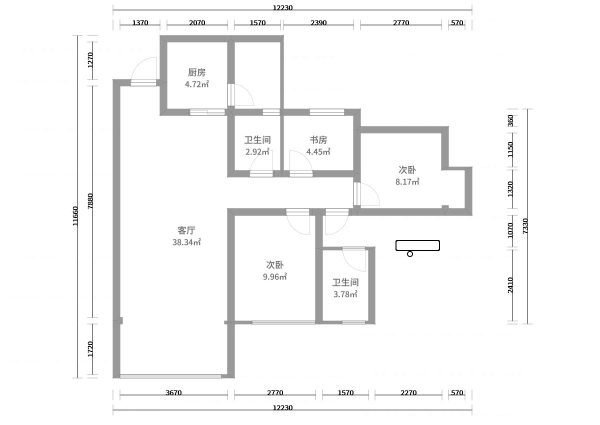
#> input picture test/KJLtest/1.png, 1200 x 850 px (shown at 1/2 size)
$ python -i Get_ruler.py   (imports and definitions only)
#> lines starting #> are read from the running program, lines starting #| are printed output that depends on the picture; after the words box and inside, x2 and y2 are one past the last pixel; in counts of white or black regions, pixels touching at a corner belong together
# -*- coding: utf-8 -*-
import cv2
import numpy as np

def getLine(gray_src):
    # [4 lines of commented-out code are left out]
    gray_src = cv2.bitwise_not(gray_src)
    binary_src = cv2.adaptiveThreshold(gray_src, 255, cv2.ADAPTIVE_THRESH_MEAN_C, cv2.THRESH_BINARY, 15, -2)
    #提取水平线
    hline = cv2.getStructuringElement(cv2.MORPH_RECT, ((int(gray_src.shape[1]/8)), 1), (-1, -1))

    # 提取垂直线
    vline = cv2.getStructuringElement(cv2.MORPH_RECT, (1, (int(gray_src.shape[0]/8))), (-1, -1))

    temp = cv2.erode(binary_src, vline)
    dst1 = cv2.dilate(temp, vline)
    dst1 = cv2.morphologyEx(binary_src, cv2.MORPH_OPEN, vline)
    dst1 = cv2.bitwise_not(dst1)

    temp2 = cv2.erode(binary_src, hline)
    dst2 = cv2.dilate(temp2, hline)
    dst2 = cv2.morphologyEx(binary_src, cv2.MORPH_OPEN, hline)
    dst2 = cv2.bitwise_not(dst2)

    # [4 lines of commented-out code are left out]

    return dst1,dst2


#返回从上向下，从左到右找到的第一个点的纵坐标
# [50 lines left out: functions find_top_left_x, find_bottom_left_x, find_top_right_x, find_bottom_right_x, find_x_left, find_x_right, not called in this run]


#得到上比例尺的所有直线起点坐标
def get_top_ruler_line_start(img,x_max,y_max):
    x=[]
    y=[]
    count=0
    for i in range(1,y_max):
        if(count>=1):
            break
        for j in range(1,x_max):
            if (img[i,j]==0):
                y.append(i)
                x.append(j)
                count=count+1
            else:
                continue
            break
    return x,y

#得到下比例尺的所有直线起点坐标
def get_down_ruler_line_start(img,x_max,y_max):
    x=[]
    y=[]
    count=0
    for i in range(y_max-1,0,-1):
        if(count>=1):
            break
        for j in range(0,x_max):
            if (img[i,j]==0):
                y.append(i)
                x.append(j)
                count=count+1
            else:
                continue
            break
    return x,y

# [45 lines left out: functions Is_start2, get_left_ruler_line_start, get_right_ruler_line_start, not called in this run]


#得到上下比例尺的水平直线的y坐标，即下一步需要扫描沿该方向扫描端点
def get_top_down_y(img):
    #image=cv2.imread(filename,0)
    #ret,image = cv2.threshold(image,thre,255,cv2.THRESH_BINARY)
    image1,image2=getLine(img)
    # [9 lines of commented-out code are left out]
    y_max=int(len(img))
    x_max=int(len(img[0]))
    x1,y1=get_top_ruler_line_start(image2,x_max,y_max)
    x2,y2=get_down_ruler_line_start(image2,x_max,y_max)
  #  x1,y1=delete_repeat(x1,y1)
  #  x2,y2=delete_repeat(x2,y2)
    #return x_top,y_top,x_down,y_down
    return y1,y2


#得到左右比例尺中直线的的x坐标，即下一步需要扫描沿该方向扫描端点
# [370 lines left out: functions get_left_right_x, get_top_y_correct, get_down_y_correct, get_left_x_correct, get_right_x_correct, sumPoint1_ and 24 more, not called in this run]

>>> import cv2
>>> picture = cv2.imread('../test/KJLtest/1.png', cv2.IMREAD_GRAYSCALE)
#> picture is the input picture: shape (850, 1200); min 0, max 255, mean 246.8
>>> result = get_top_down_y(picture)
#> in getLine, `gray_src = cv2.bitwise_not(gray_src)`:
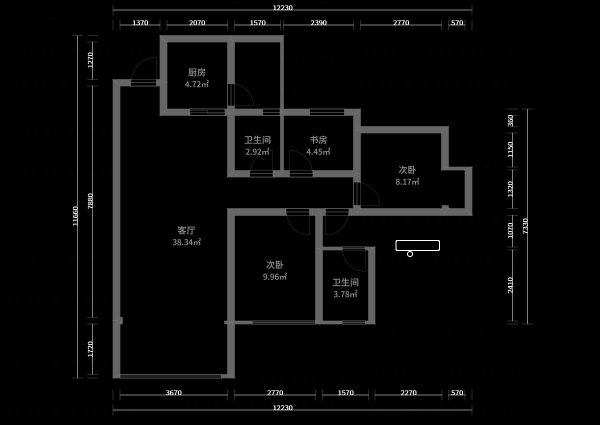
#> gray_src: shape (850, 1200) (shown at 1/2 size); min 0, max 255, mean 8.2
#> in getLine, `binary_src = cv2.adaptiveThreshold(gray_src, 255, cv2.ADAPTIVE_THRESH_..`:
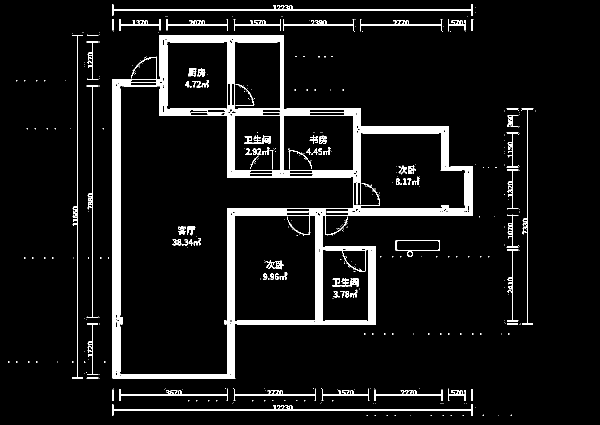
#> binary_src: shape (850, 1200) (shown at 1/2 size); 7.5% white; 436 white regions (344 under 20 px), largest, box (x1, y1, x2, y2) and area: (225, 70, 946, 757) 55661, (225, 8, 945, 32) 1681, (225, 808, 945, 832) 1681
#> in getLine, `temp = cv2.erode(binary_src, vline)`:
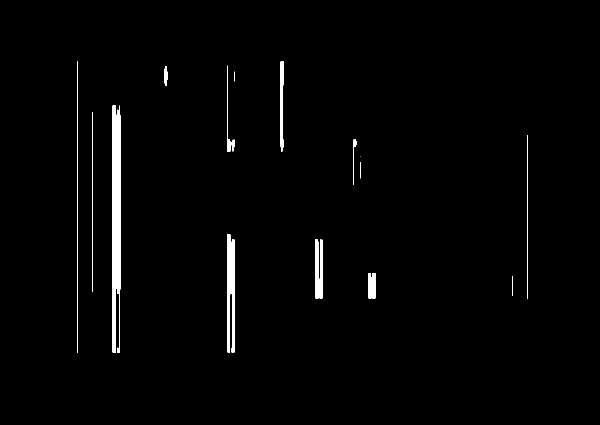
#> temp: shape (850, 1200) (shown at 1/2 size); 1.6% white; 18 white regions (1 under 20 px), largest, box (x1, y1, x2, y2) and area: (225, 211, 241, 705) 6887, (454, 469, 461, 705) 1416, (463, 478, 470, 705) 1334
#> in getLine, `dst1 = cv2.dilate(temp, vline)`:
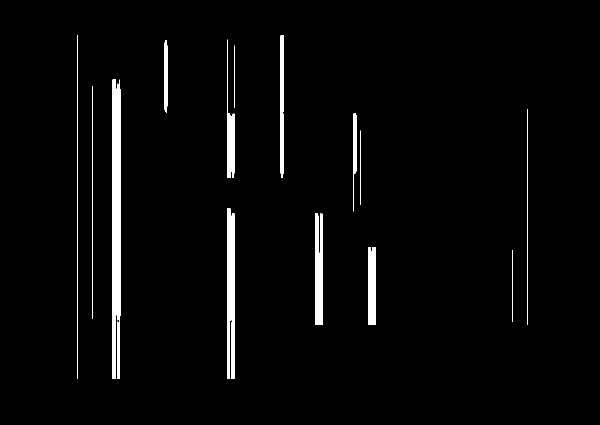
#> dst1: shape (850, 1200) (shown at 1/2 size); 2.7% white; 17 white regions, largest, box (x1, y1, x2, y2) and area: (225, 159, 241, 758) 8987, (736, 494, 751, 650) 2287, (463, 426, 470, 758) 2174
#> in getLine, `dst1 = cv2.bitwise_not(dst1)`:
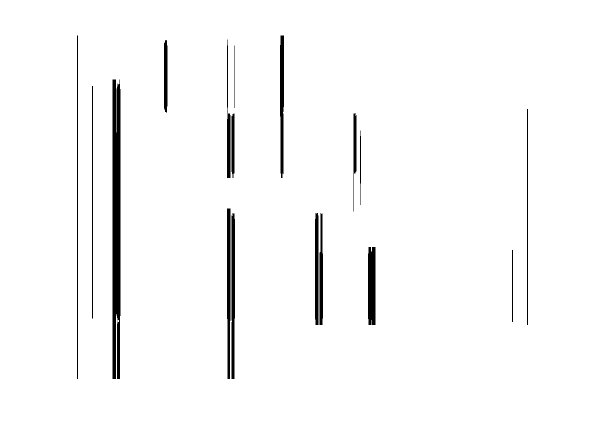
#> dst1: shape (850, 1200) (shown at 1/2 size); 97.3% white; 17 black regions, largest, box (x1, y1, x2, y2) and area: (225, 159, 241, 758) 8987, (736, 494, 751, 650) 2287, (463, 426, 470, 758) 2174
#> in getLine, `temp2 = cv2.erode(binary_src, hline)`:
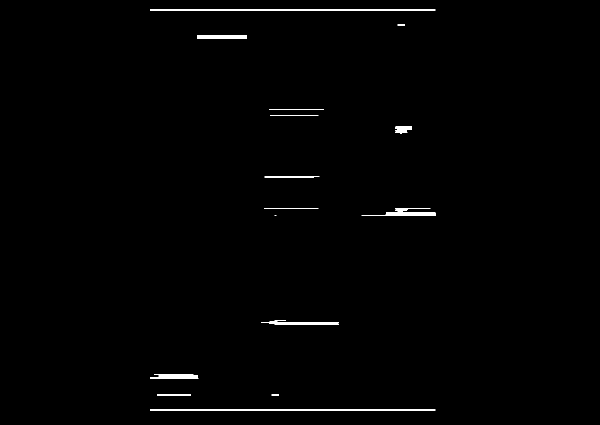
#> temp2: shape (850, 1200) (shown at 1/2 size); 0.61% white; 20 white regions (1 under 20 px), largest, box (x1, y1, x2, y2) and area: (300, 19, 871, 21) 1142, (300, 819, 871, 821) 1142, (723, 425, 871, 432) 744
#> in getLine, `dst2 = cv2.dilate(temp2, hline)`: dst2: shape (850, 1200); 1.6% white; 20 white regions, largest, box (x1, y1, x2, y2) and area: (716, 252, 899, 267) 2592, (649, 425, 946, 432) 1787, (320, 70, 569, 77) 1743
#> in getLine, `dst2 = cv2.bitwise_not(dst2)`:
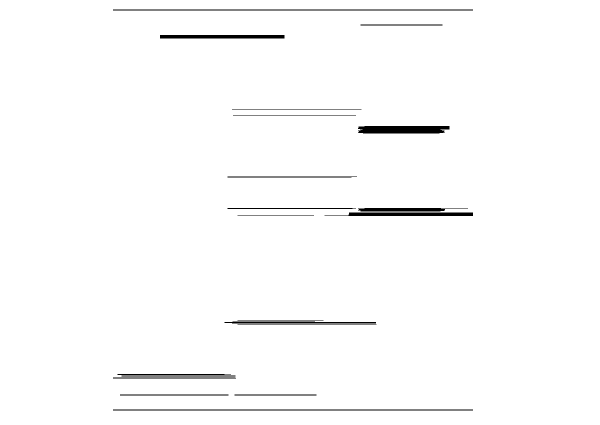
#> dst2: shape (850, 1200) (shown at 1/2 size); 98.4% white; 20 black regions, largest, box (x1, y1, x2, y2) and area: (716, 252, 899, 267) 2592, (649, 425, 946, 432) 1787, (320, 70, 569, 77) 1743
#> in get_top_down_y, `y_max=int(len(img))`: y_max = 850
#> in get_top_down_y, `x_max=int(len(img[0]))`: x_max = 1200
#> in get_top_down_y, `x1,y1=get_top_ruler_line_start(image2,x_max,y_max)`: x1 = [226]; y1 = [19]
#> in get_top_down_y, `x2,y2=get_down_ruler_line_start(image2,x_max,y_max)`: x2 = [226]; y2 = [820]
#> result = ([19], [820])

$ run again, on test/KJLtest/10.png
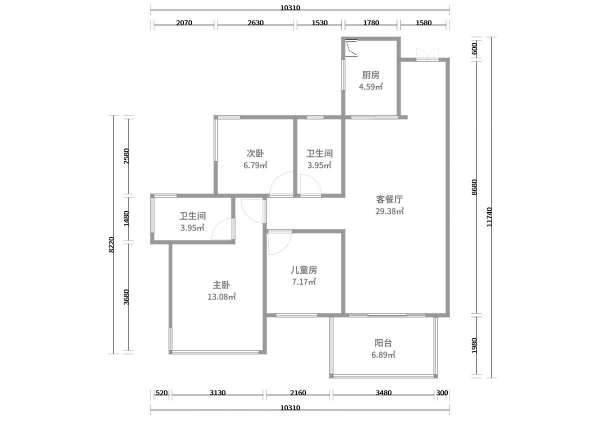
#> input picture test/KJLtest/10.png, 1200 x 850 px (shown at 1/2 size)
#> picture is the input picture: shape (850, 1200); min 0, max 255, mean 249.3
#> in getLine, `binary_src = cv2.adaptiveThreshold(gray_src, 255, cv2.ADAPTIVE_THRESH_..`:
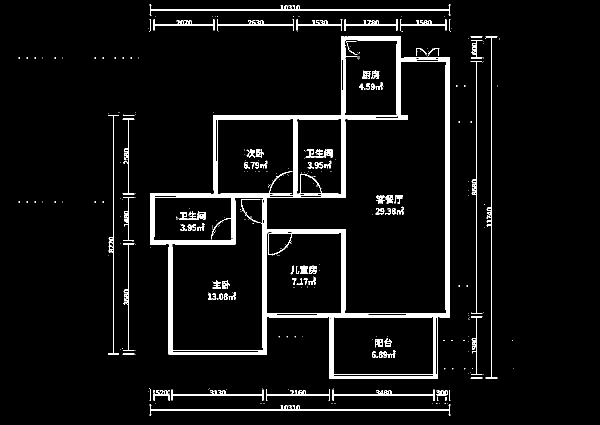
#> binary_src: shape (850, 1200) (shown at 1/2 size); 5.4% white; 362 white regions (263 under 20 px), largest, box (x1, y1, x2, y2) and area: (300, 73, 900, 757) 35042, (971, 73, 995, 758) 1595, (299, 809, 901, 831) 1447
#> temp: shape (850, 1200); 1.2% white; 22 white regions, largest, box (x1, y1, x2, y2) and area: (891, 168, 900, 583) 3705, (525, 440, 534, 657) 1520, (682, 126, 691, 344) 1336
#> temp2: shape (850, 1200); 0.57% white in thin lines or dots, all inside (x1, y1, x2, y2) = (375, 19, 826, 821)
#> in getLine, `dst2 = cv2.bitwise_not(dst2)`:
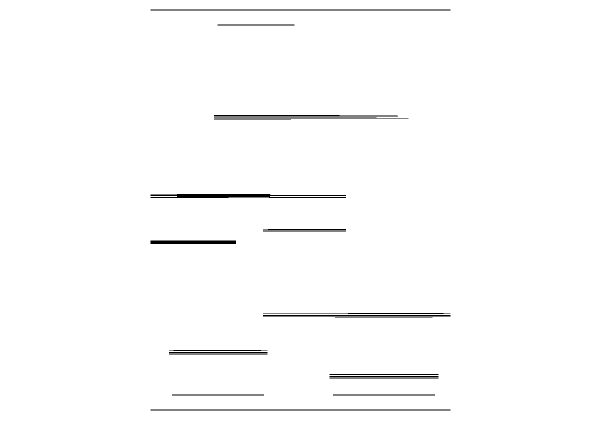
#> dst2: shape (850, 1200) (shown at 1/2 size); 98.6% white; black in thin lines or dots, all inside (x1, y1, x2, y2) = (301, 19, 901, 821)
#> y_max = 850
#> x_max = 1200
#> x1 = [301]; y1 = [19]
#> x2 = [301]; y2 = [820]
#> result = ([19], [820])

$ run again, on test/KJLtest/11.png
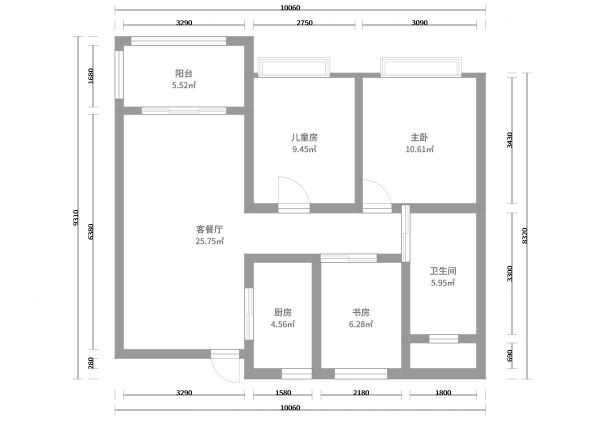
#> input picture test/KJLtest/11.png, 1200 x 850 px (shown at 1/2 size)
#> picture is the input picture: shape (850, 1200); min 0, max 255, mean 244.9
#> in getLine, `binary_src = cv2.adaptiveThreshold(gray_src, 255, cv2.ADAPTIVE_THRESH_..`:
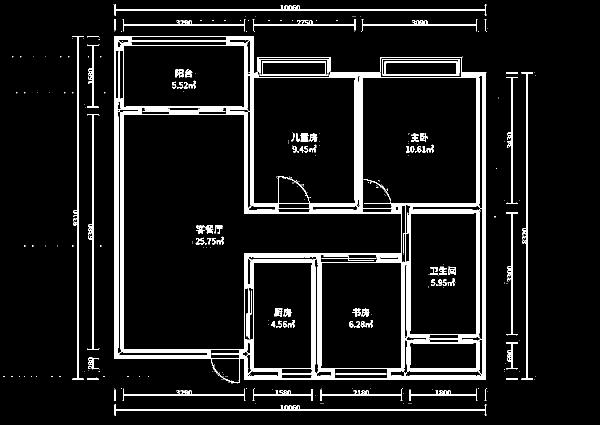
#> binary_src: shape (850, 1200) (shown at 1/2 size); 8.4% white; 328 white regions (240 under 20 px), largest, box (x1, y1, x2, y2) and area: (229, 72, 973, 767) 62084, (228, 808, 973, 832) 1753, (228, 8, 973, 32) 1752
#> temp: shape (850, 1200); 2.3% white; 27 white regions (4 under 20 px), largest, box (x1, y1, x2, y2) and area: (964, 198, 972, 707) 3833, (229, 125, 237, 666) 3520, (241, 276, 248, 653) 2596
#> temp2: shape (850, 1200); 0.68% white in thin lines or dots, all inside (x1, y1, x2, y2) = (304, 19, 898, 821)
#> in getLine, `dst2 = cv2.bitwise_not(dst2)`:
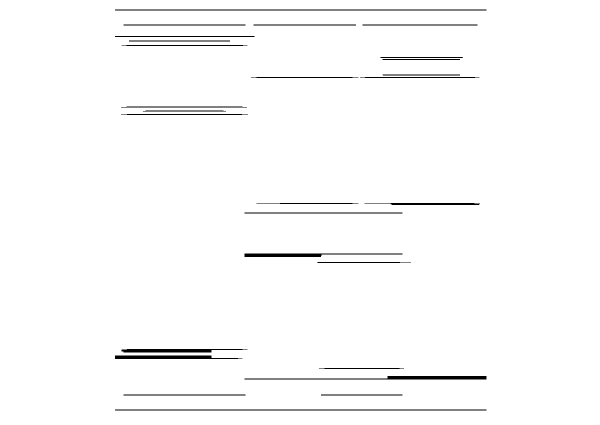
#> dst2: shape (850, 1200) (shown at 1/2 size); 98.2% white; 27 black regions, largest, box (x1, y1, x2, y2) and area: (489, 752, 973, 759) 1958, (230, 19, 973, 21) 1486, (230, 819, 973, 821) 1486
#> y_max = 850
#> x_max = 1200
#> x1 = [230]; y1 = [19]
#> x2 = [230]; y2 = [820]
#> result = ([19], [820])

$ run again, on test/KJLtest/12.png
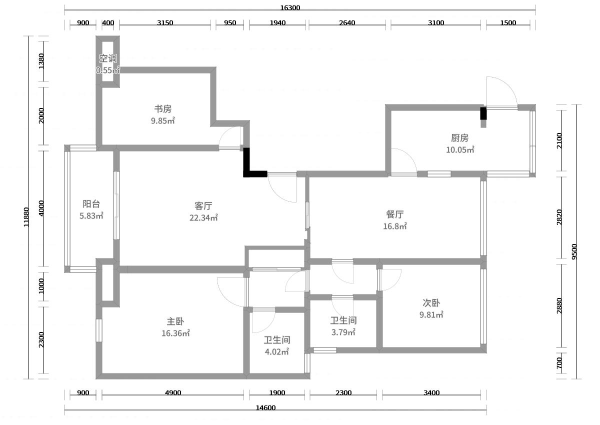
#> input picture test/KJLtest/12.png, 1200 x 850 px (shown at 1/2 size)
#> picture is the input picture: shape (850, 1200); min 0, max 255, mean 245.1
#> binary_src: shape (850, 1200); 9.2% white; 533 white regions (411 under 20 px), largest, box (x1, y1, x2, y2) and area: (128, 133, 1072, 759) 66379, (128, 8, 1072, 32) 2148, (128, 808, 975, 832) 1957
#> temp: shape (850, 1200); 0.86% white in thin lines or dots, all inside (x1, y1, x2, y2) = (56, 124, 1154, 707)
#> temp2: shape (850, 1200); 1.5% white; 20 white regions (4 under 20 px), largest, box (x1, y1, x2, y2) and area: (266, 746, 547, 759) 3102, (683, 694, 900, 707) 1964, (203, 19, 998, 21) 1590
#> in getLine, `dst2 = cv2.bitwise_not(dst2)`:
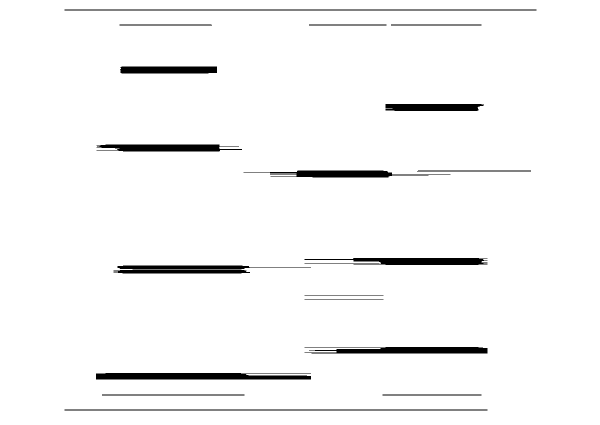
#> dst2: shape (850, 1200) (shown at 1/2 size); 96.6% white; 20 black regions, largest, box (x1, y1, x2, y2) and area: (192, 746, 622, 759) 5039, (609, 694, 975, 707) 3901, (609, 516, 975, 530) 3515
#> y_max = 850
#> x_max = 1200
#> x1 = [129]; y1 = [19]
#> x2 = [129]; y2 = [820]
#> result = ([19], [820])
